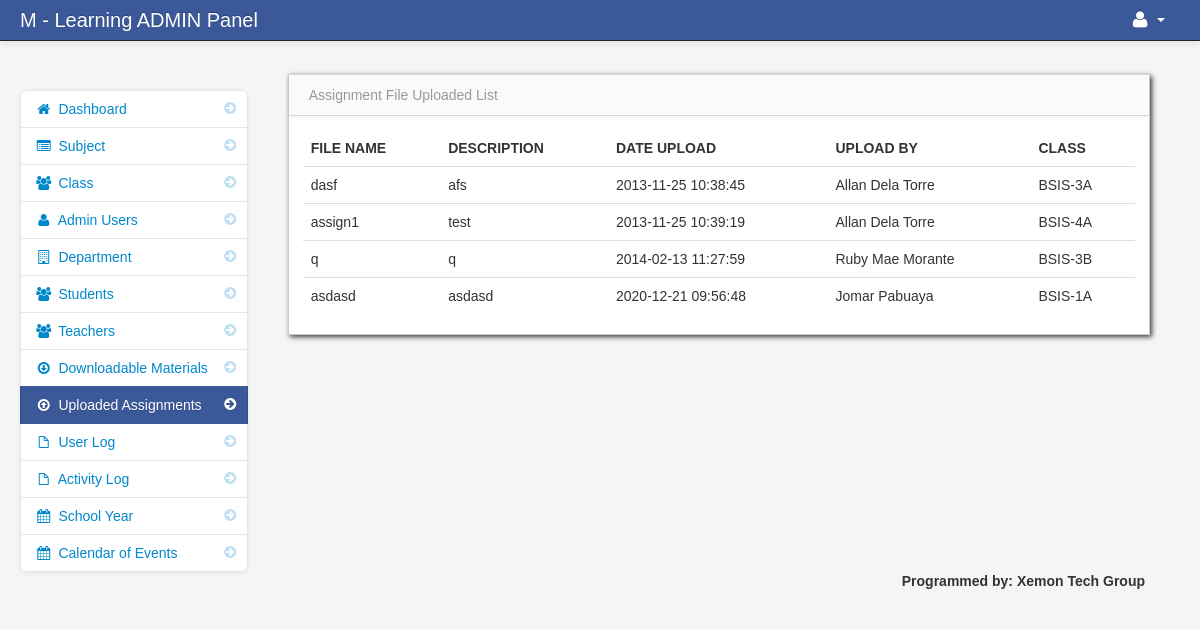
Page /admin/assignment.php (signed in) on the committed database.
### tables this page shows
CREATE TABLE `assignment` (
  `assignment_id` int(11) NOT NULL,
  `floc` varchar(300) NOT NULL,
  `fdatein` varchar(100) NOT NULL,
  `fdesc` varchar(100) NOT NULL,
  `teacher_id` int(11) NOT NULL,
  `class_id` int(11) NOT NULL,
  `fname` varchar(100) NOT NULL
);

CREATE TABLE `teacher` (
  `teacher_id` int(11) NOT NULL,
  `username` varchar(100) NOT NULL,
  `password` varchar(200) NOT NULL,
  `firstname` varchar(100) NOT NULL,
  `lastname` varchar(100) NOT NULL,
  `department_id` int(11) NOT NULL,
  `location` varchar(200) NOT NULL,
  `about` varchar(500) NOT NULL,
  `teacher_status` varchar(20) NOT NULL,
  `teacher_stat` varchar(100) NOT NULL
);

CREATE TABLE `class` (
  `class_id` int(11) NOT NULL,
  `class_name` varchar(100) NOT NULL
);

### admin/assignment.php (the view, shortened to what this page needs)
<?php include('header.php'); ?>
<body>
    <?php include('navbar.php'); ?>
    <div class="container-fluid">
        <div class="row-fluid">
            <?php include('sidebar.php'); ?>
            <div class="span9" id="content">
                <div class="row-fluid">
                    <div id="block_bg" class="block">
                        <div class="navbar navbar-inner block-header">
                            <div class="muted pull-left">Assignment File Uploaded List</div>
                        </div>
                        <div class="block-content collapse in">
                            <div class="span12">
                                <table cellpadding="0" cellspacing="0" border="0" class="table" id="example">
                                    <thead>
                                        <tr>
                                            <th>File Name</th>
                                            <th>Description</th>
                                            <th>Date Upload</th>
                                            <th>Upload By</th>
                                            <th>Class</th>
                                        </tr>
                                    </thead>
                                    <tbody>
                                        <?php
                                        $query = mysqli_query($conn, "select * FROM assignment LEFT JOIN teacher ON teacher.teacher_id = assignment.teacher_id
																				  LEFT JOIN teacher_class ON teacher_class.teacher_class_id = assignment.class_id
																				  INNER JOIN class ON class.class_id = teacher_class.class_id  ") or die(mysqli_error());
                                        while ($row = mysqli_fetch_array($query)) {
                                            ?>
                                            <tr>
                                                <td><?php echo $row['fname']; ?></td>
                                                <td><?php echo $row['fdesc']; ?></td>
                                                <td><?php echo $row['fdatein']; ?></td>
                                                <td><?php echo $row['firstname'] . " " . $row['lastname']; ?></td>
                                                <td><?php echo $row['class_name']; ?></td>
                                            </tr>
                                        <?php } ?>
                                    </tbody>
                                </table>
                            </div>
                        </div>
                    </div>
                </div>
            </div>
        </div>
        <?php include('footer.php'); ?>
    </div>
    <?php include('script.php'); ?>
</body>
</html>

### admin/assets/styles.css (style rules this page uses)
body { padding-top: 60px; padding-bottom: 40px; background-color: #f5f5f5; }
#content { margin-left:0px; }
.block { background: url("../images/pixel-60fff.png") repeat scroll 0 0 rgba(0, 0, 0, 0) !important; border: 1px solid #ccc; background: white; margin: 1em 0em; border-top: none; -webkit-box-shadow: 2px 2px 5px rgba(0, 0, 6, 0.75); -moz-box-shadow: 2px 2px 5px rgba(0, 0, 6, 0.75); box-shadow: 2px 2px 5px rgba(0, 0, 6, 0.75); }
.block-content { margin: 1em; min-height: .25em; }
.block-header { margin-bottom: 0px; border-right: none; border-left: none; -webkit-border-radius: 0px; -moz-border-radius: 0px; border-radius: 0px; }
.block-header div { padding-top: 10px; }

### rows in the picture
assignment: fname "dasf", fdesc "afs", fdatein "2013-11-25 10:38:45", teacher.firstname "Allan", teacher.lastname "Dela Torre", class.class_name "BSIS-3A"
assignment: fname "assign1", fdesc "test", fdatein "2013-11-25 10:39:19", teacher.firstname "Allan", teacher.lastname "Dela Torre", class.class_name "BSIS-4A"
assignment: fname "q", fdesc "q", fdatein "2014-02-13 11:27:59", teacher.firstname "Ruby Mae", teacher.lastname "Morante", class.class_name "BSIS-3B"
assignment: fname "asdasd", fdesc "asdasd", fdatein "2020-12-21 09:56:48", teacher.firstname "Jomar", teacher.lastname "Pabuaya", class.class_name "BSIS-1A"
